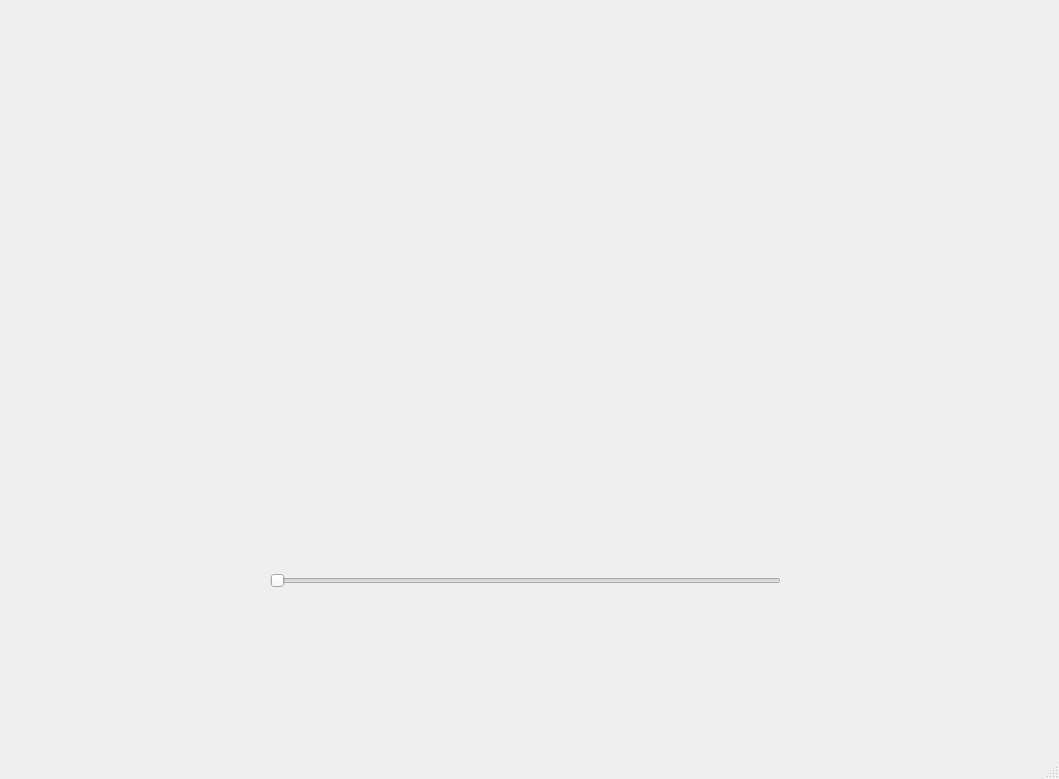
<?xml version="1.0" encoding="UTF-8"?>
<ui version="4.0">
 <class>MainWindow</class>
 <widget class="QMainWindow" name="MainWindow">
  <property name="geometry">
   <rect>
    <x>0</x>
    <y>0</y>
    <width>1059</width>
    <height>779</height>
   </rect>
  </property>
  <property name="windowTitle">
   <string>MainWindow</string>
  </property>
  <widget class="QWidget" name="centralwidget">
   <widget class="QLabel" name="tesla">
    <property name="geometry">
     <rect>
      <x>150</x>
      <y>110</y>
      <width>781</width>
      <height>461</height>
     </rect>
    </property>
    <property name="styleSheet">
     <string notr="true">image: url(:/assets/teslaCar.png); border: none;</string>
    </property>
    <property name="text">
     <string/>
    </property>
   </widget>
   <widget class="QLabel" name="label_4">
    <property name="geometry">
     <rect>
      <x>250</x>
      <y>240</y>
      <width>281</width>
      <height>211</height>
     </rect>
    </property>
    <property name="text">
     <string/>
    </property>
    <property name="pixmap">
     <pixmap>../AirController/assets/pressed-bg-up.png</pixmap>
    </property>
   </widget>
   <widget class="QPushButton" name="back">
    <property name="geometry">
     <rect>
      <x>10</x>
      <y>10</y>
      <width>31</width>
      <height>31</height>
     </rect>
    </property>
    <property name="styleSheet">
     <string notr="true">image: url(:/assets/back.png);
border: none;
</string>
    </property>
    <property name="text">
     <string/>
    </property>
   </widget>
   <widget class="QLabel" name="label_3">
    <property name="geometry">
     <rect>
      <x>530</x>
      <y>280</y>
      <width>281</width>
      <height>211</height>
     </rect>
    </property>
    <property name="text">
     <string/>
    </property>
    <property name="pixmap">
     <pixmap>../AirController/assets/pressed-bg-down.png</pixmap>
    </property>
   </widget>
   <widget class="QPushButton" name="pushButton">
    <property name="geometry">
     <rect>
      <x>810</x>
      <y>320</y>
      <width>141</width>
      <height>91</height>
     </rect>
    </property>
    <property name="styleSheet">
     <string notr="true">border: none;
image: url(:/assets/switch.png);
;</string>
    </property>
    <property name="text">
     <string/>
    </property>
   </widget>
   <widget class="QSlider" name="horizontalSlider">
    <property name="geometry">
     <rect>
      <x>270</x>
      <y>550</y>
      <width>511</width>
      <height>61</height>
     </rect>
    </property>
    <property name="styleSheet">
     <string notr="true">color: rgb(224, 27, 36);</string>
    </property>
    <property name="orientation">
     <enum>Qt::Horizontal</enum>
    </property>
   </widget>
   <widget class="QLabel" name="label_5">
    <property name="geometry">
     <rect>
      <x>270</x>
      <y>290</y>
      <width>281</width>
      <height>211</height>
     </rect>
    </property>
    <property name="text">
     <string/>
    </property>
    <property name="pixmap">
     <pixmap>../AirController/assets/pressed-bg-down.png</pixmap>
    </property>
   </widget>
   <widget class="QLabel" name="label_6">
    <property name="geometry">
     <rect>
      <x>550</x>
      <y>240</y>
      <width>281</width>
      <height>211</height>
     </rect>
    </property>
    <property name="text">
     <string/>
    </property>
    <property name="pixmap">
     <pixmap>../AirController/assets/pressed-bg-up.png</pixmap>
    </property>
   </widget>
   <zorder>tesla</zorder>
   <zorder>label_4</zorder>
   <zorder>back</zorder>
   <zorder>label_3</zorder>
   <zorder>pushButton</zorder>
   <zorder>label_6</zorder>
   <zorder>label_5</zorder>
   <zorder>horizontalSlider</zorder>
  </widget>
  <widget class="QMenuBar" name="menubar">
   <property name="geometry">
    <rect>
     <x>0</x>
     <y>0</y>
     <width>1059</width>
     <height>22</height>
    </rect>
   </property>
  </widget>
  <widget class="QStatusBar" name="statusbar"/>
 </widget>
 <resources/>
 <connections/>
</ui>
